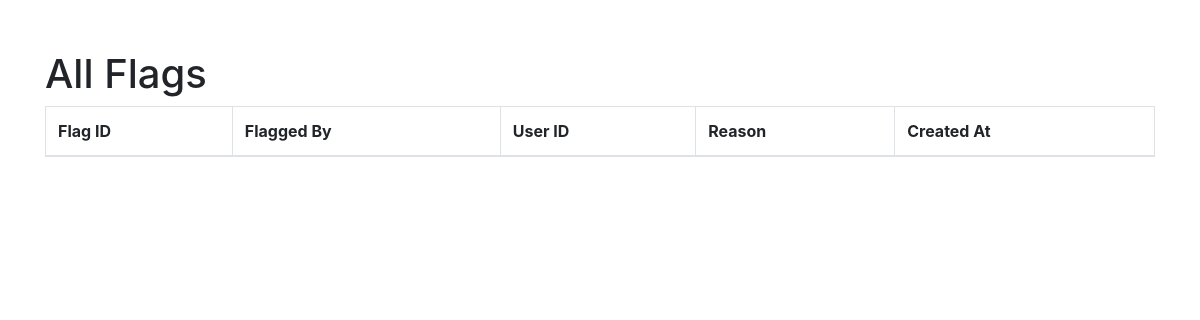
The page /admin/alluserflags (signed in) on the database as committed earlier.
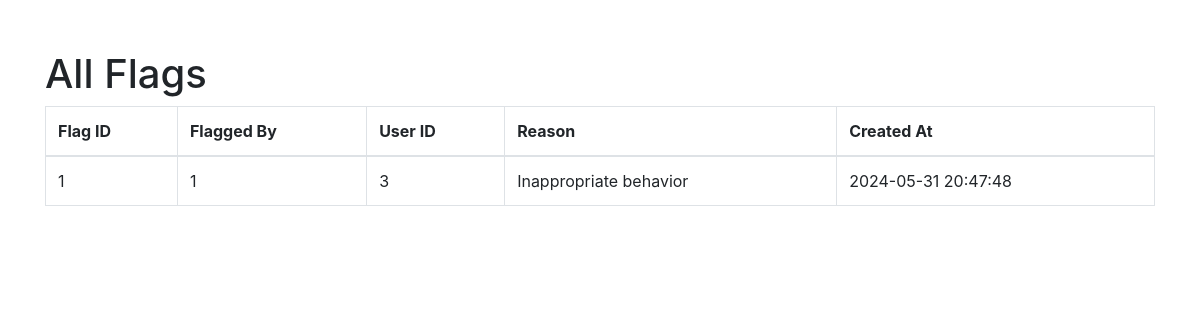
The same page on the database as committed later.
### models.py (models this page shows, shortened)
class UserFlag(db.Model):
    __tablename__ = "user_flags"
    flag_id = db.Column(db.Integer, primary_key=True, autoincrement=True)
    flagged_by = db.Column(db.Integer, db.ForeignKey("users.user_id"), nullable=False)
    user_id = db.Column(db.Integer, db.ForeignKey("users.user_id"), nullable=False)
    reason = db.Column(db.Text)
    created_at = db.Column(db.TIMESTAMP, default=db.func.current_timestamp())

### admin.py (the view)
@admin.route('/alluserflags')
def all_user_flags():
    if "user_name" in session and "role" in session:
        if session["role"] == "admin":
            flags = UserFlag.query.all()
            return render_template("admin_alluserflags.html", flags=flags)
    return redirect(url_for("home"))

### app.py (called while the page is built)
@app.before_request
def create_tables():
    init_db(app)

### models.py (called while the page is built, shortened)
def init_db(app):
    with app.app_context():
        db.create_all()

### templates/admin_alluserflags.html (shortened to what this page needs)
<!DOCTYPE html>
<html lang="en">
<head>
    <link rel="stylesheet" href="https://stackpath.bootstrapcdn.com/bootstrap/4.3.1/css/bootstrap.min.css">
</head>
<body>
    <div class="container">
        <h1>All Flags</h1>
        <table class="table table-bordered">
            <thead>
                <tr>
                    <th>Flag ID</th>
                    <th>Flagged By</th>
                    <th>User ID</th>
                    <th>Reason</th>
                    <th>Created At</th>
                </tr>
            </thead>
            <tbody>
                {% for flag in flags %}
                <tr>
                    <td>{{ flag.flag_id }}</td>
                    <td>{{ flag.flagged_by }}</td>
                    <td>{{ flag.user_id }}</td>
                    <td>{{ flag.reason }}</td>
                    <td>{{ flag.created_at }}</td>
                </tr>
                {% endfor %}
            </tbody>
        </table>
    </div>
</body>
</html>

Rows that differ between the two databases and show on the page:
added UserFlag: flag_id "1", flagged_by "1", user_id "3", reason "Inappropriate behavior", created_at "2024-05-31 20:47:48"
